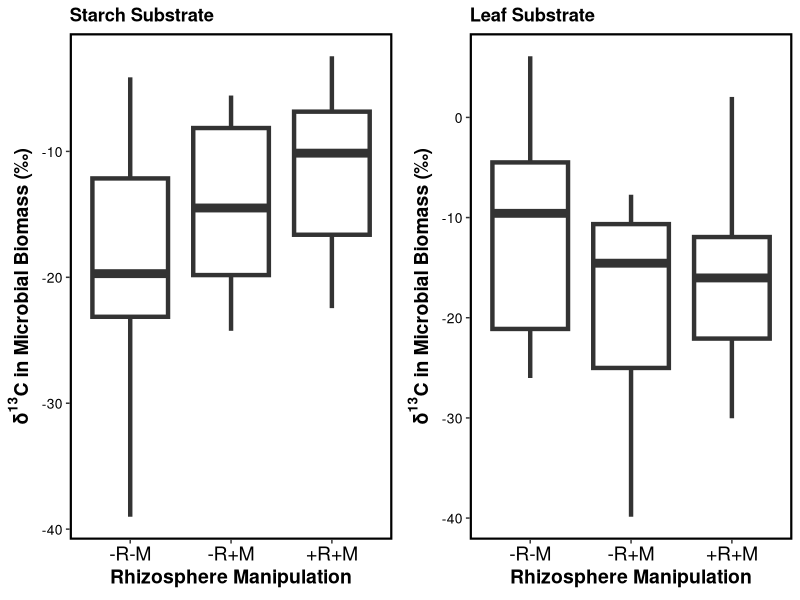
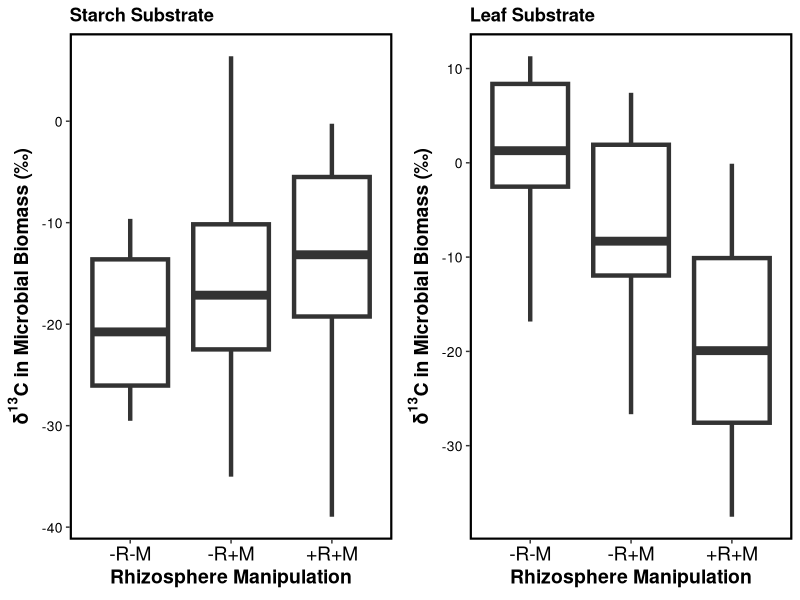

Reproduce these figures in R, in order.
## ---- chunk 1
knitr::opts_chunk$set(echo = TRUE)
## ---- chunk 2
ID<-seq(from=1,to=72) # creates a unique ID for each sample
core<-rep(1:3,each=12,times=2) # string of core treatment IDs
label<-rep(c("L","S"),each=36) # string of substrate type IDs
## ---- chunk 3
# Leaf labeled cores with effect of rhizosphere manipulation
L1<-rnorm(12,mean=-0,sd=10) # highest assimilation (no sugars from roots to eat, microbes are resorting to complex leaf material)
L2<-rnorm(12,mean=-10,sd=10) # moderate assimilation
L3<-rnorm(12,mean=-20,sd=10) # lowest assimilation of added substrate, mean is close to background levels
L<-c(L1,L2,L3) # All leaf data in one vector

# Strach labeled cores, rhizosphere manipulation does not affect microbial assimilation of substrate
S<-rnorm(36,mean=-15,sd=10)

# All assimilation values (leaf and starch) in one vector
leaf_starch<-c(L,S)
## ---- chunk 4
data<-data.frame(ID=ID,Rhizosphere_Manipulation=as.factor(core),Labeled_Substrate=label,Assimilation_13C=leaf_starch)

head(data)
## ---- chunk 5
#########################################################################################################
# FUNCTION: myANOVA
# Returns anova output that shows differences in microbial assimilation of 13C between treatments and substrate types.
# input: data = 4-column data frame (ID, rhizosphere manipulation treatment, substrate type, assimilation)
# output: ANOVA output table
#--------------------------------------------------------------------------------------------------------
library(dplyr)

myANOVA<-function(data=NULL) {
  if (is.null(data)) {
    data<-data.frame(ID=seq(from=1,to=72),
                     Rhizosphere_Manipulation=rep(1:3,each=12,times=2),
                     Labeled_Substrate=rep(c("L","S"),each=36),
                     Assimilation_13C=rnorm(72,mean=-15,sd=10))
  }
  
  leafData<-filter(data,Labeled_Substrate=="L")
  starchData<-filter(data,Labeled_Substrate=="S")
  
  starchMod<-lm(starchData$Assimilation_13C~starchData$Rhizosphere_Manipulation)
  starchResults<-anova(starchMod)
  print("STARCH SUBSTRATE RESULTS")
  print(starchResults)
  
  leafMod<-lm(leafData$Assimilation_13C~leafData$Rhizosphere_Manipulation)
  leafResults<-anova(leafMod)
  print("LEAF SUBSTRATE RESULTS")
  print(leafResults)
}
#--------------------------------------------------------------------------------------------------------

myANOVA() # Function works correctly, computes ANOVA on default dataset.

myANOVA(data=data) # Function works correctly on simulated data.
## ---- chunk 6
#########################################################################################################
# FUNCTION: myBoxplots
# Produces boxplots from rhizosphere manipulation experiment.
# input: data = 4-column data frame (ID, rhizosphere manipulation treatment, substrate type, assimilation)
# output: Two-panelled figure containing boxplots for leaf and starch data.
#--------------------------------------------------------------------------------------------------------
library(dplyr)
library(gridExtra)
library(ggplot2)

myBoxplots<-function(data=NULL) {
  if (is.null(data)) {
    data<-data.frame(ID=seq(from=1,to=72),
                     Rhizosphere_Manipulation=rep(1:3,each=12,times=2),
                     Labeled_Substrate=rep(c("L","S"),each=36),
                     Assimilation_13C=rnorm(72,mean=-15,sd=10))
  }
  
  leafData<-filter(data,Labeled_Substrate=="L")
  starchData<-filter(data,Labeled_Substrate=="S")
  
  #### Starch Figure
  starchFig<-ggplot(starchData,aes(x=as.factor(Rhizosphere_Manipulation),y=Assimilation_13C)) +
    geom_boxplot(lwd=1.5) +
    labs(x=expression(bold("Rhizosphere Manipulation")),y=expression(bold(paste("\u03B4"^{bold("13")},"C in Microbial Biomass"," (\u2030)"))),title = expression(bold("Starch Substrate"))) +
    scale_x_discrete(labels=c("1"="-R-M","2"="-R+M","3"="+R+M")) +
      theme(panel.grid.minor=element_blank(),panel.grid.major=element_blank(),
        axis.text.y=element_text(colour="black",size=10),
        axis.text.x=element_text(colour="black",size=14),
        axis.title=element_text(size=14,face="bold"),
        panel.border=element_rect(fill=NA,colour="black",size=1.5),
        panel.background=element_rect(fill=NA))
  
  #### Leaf Figure
    leafFig<-ggplot(leafData,aes(x=as.factor(Rhizosphere_Manipulation),y=Assimilation_13C)) +
    geom_boxplot(lwd=1.5) +
    labs(x=expression(bold("Rhizosphere Manipulation")),y=expression(bold(paste("\u03B4"^{bold("13")},"C in Microbial Biomass"," (\u2030)"))),title = expression(bold("Leaf Substrate"))) +
    scale_x_discrete(labels=c("1"="-R-M","2"="-R+M","3"="+R+M")) +
      theme(panel.grid.minor=element_blank(),panel.grid.major=element_blank(),
        axis.text.y=element_text(colour="black",size=10),
        axis.text.x=element_text(colour="black",size=14),
        axis.title=element_text(size=14,face="bold"),
        panel.border=element_rect(fill=NA,colour="black",size=1.5),
        panel.background=element_rect(fill=NA))

    #### Final Paneled Figure
    grid.arrange(starchFig,leafFig,nrow=1)
}
#--------------------------------------------------------------------------------------------------------

myBoxplots() # Figures are successfully rendered using default data.

myBoxplots(data=data) # Figures rendered successfully with simulated data.
## ---- chunk 7
#########################################################################################################
# FUNCTION: testEffect
# Varies group means, simulates 100 sets of data and runs an ANOVA on each dataset, returns dataframe of means used and resulting p-value.
# input:N = number of data simulations for each mean (default=50)
# output: two column data frame that shows difference between group means and the average p-value over all N iterations of data simulation and ANOVA for each mean
#--------------------------------------------------------------------------------------------------------

testEffect<-function(N=50) {
  K<-30
  mean_iterations<-c() 
  mean_dif_vec<-c()
  p_Vec<-c()
  
  for (i in 1:K) {
  treat_mean<-(-25 + i) # Varies group 3 mean by incremental distances from background levels

    for (j in 1:N) {
    L1<-rnorm(12,mean=-25,sd=10) # Assume no assimilation, mean = ambient delta13 levels
    L3<-rnorm(12,mean=treat_mean,sd=10) # moderate assimilation
    L<-c(L1,L3) # All leaf data in one vector
    treat<-c(rep(1,times=12),rep(3,times=12))
    treat<-as.factor(treat)
    mod<-lm(L~treat)
    results<-anova(mod)
    mean_iterations[j]<-results$"Pr(>F)"[1]
    }
  
  p_Vec[i]<-mean(mean_iterations)
  mean_dif_vec[i]<-i
  }
  
  outDat<-data.frame(Mean_Difference=mean_dif_vec,p_value=p_Vec)
  return(outDat)
}

#--------------------------------------------------------------------------------------------------------
options(scipen = 999) # Forces results out of scientific notation for easier interpretation of p-values
testEffect()

